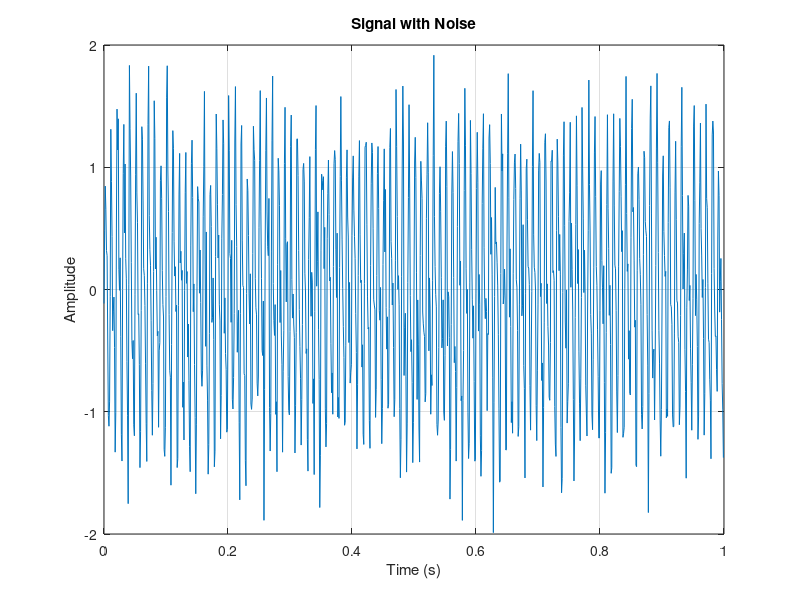
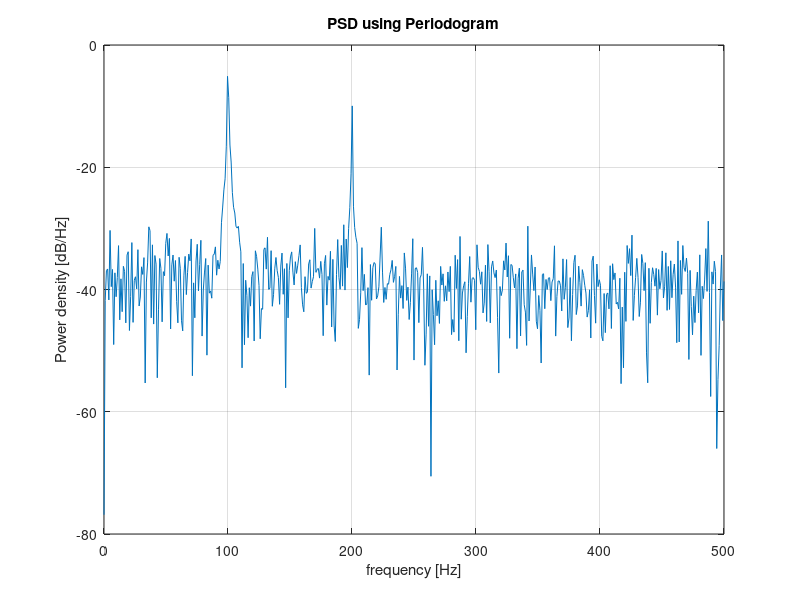
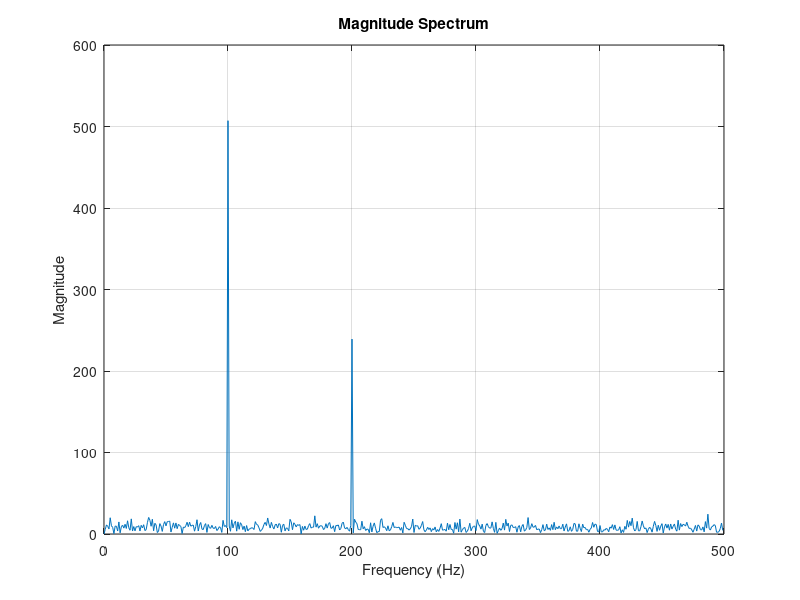
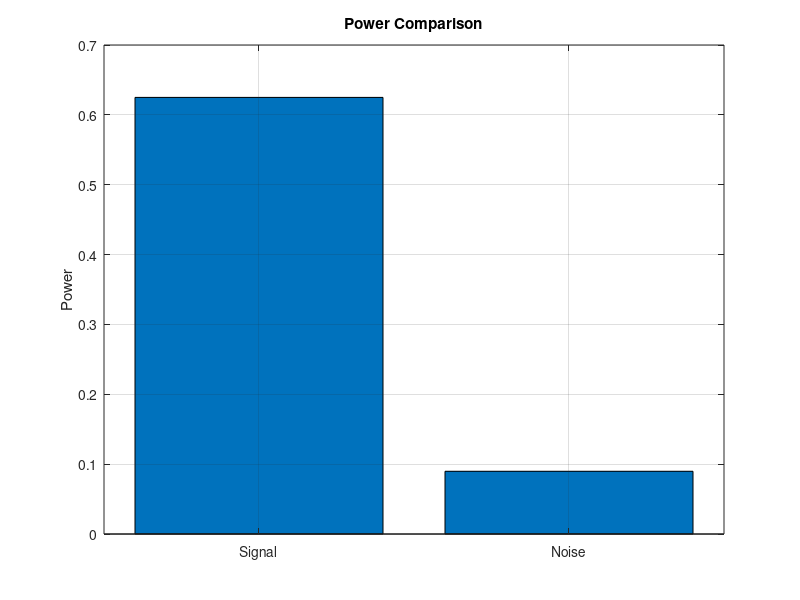

The MATLAB source for these figures, in order:
clc;
clear;
close all;

%% Signal Parameters
fs = 1000;
t = (0:999)/fs;

%% Clean Signal
s = sin(2*pi*100*t) + 0.5*sin(2*pi*200*t);

%% Add Gaussian Noise
n = 0.3*randn(size(t));
x = s + n;

%% Fig 1 - Signal with Noise
figure;
plot(t, x);
grid on;
title('Signal with Noise');
xlabel('Time (s)');
ylabel('Amplitude');

%% Fig 2 - PSD using Periodogram
figure;
periodogram(x, [], [], fs);
title('PSD using Periodogram');

%% Fig 3 - Magnitude Spectrum
figure;
X = abs(fft(x));
f = (0:length(X)-1)*fs/length(X);

plot(f(1:500), X(1:500));
grid on;
title('Magnitude Spectrum');
xlabel('Frequency (Hz)');
ylabel('Magnitude');

%% Fig 4 - Power Comparison
figure;
bar([mean(s.^2), var(n)]);
set(gca, 'XTickLabel', {'Signal', 'Noise'});
title('Power Comparison');
ylabel('Power');
grid on;
